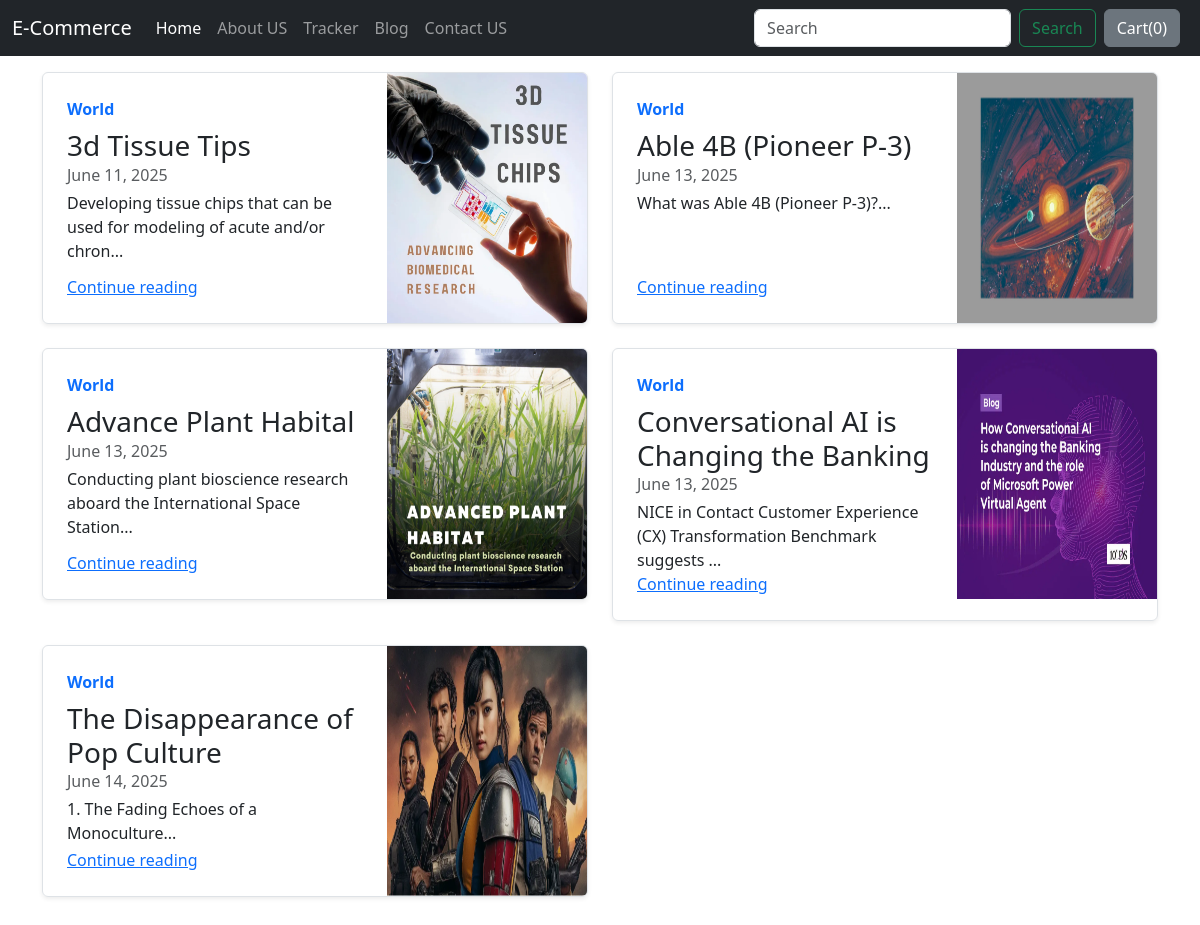
Screenshot of /blog/ with the database file from the repository.
### blog/models.py (models this page shows, shortened)
class Blogpost(models.Model):
    post_id = models.AutoField(primary_key=True)
    title = models.CharField(max_length=50)
    head0 =  models.CharField(max_length=500, default="")
    Content_head0 =  models.CharField(max_length=5000, default="")
    head1 =  models.CharField(max_length=500, default="")
    Content_head1 =  models.CharField(max_length=5000, default="")
    head2 =  models.CharField(max_length=500, default="")
    Content_head2 =  models.CharField(max_length=5000, default="")
    pub_date = models.DateField()
    thumbnail = models.ImageField(upload_to="shop/images", default="")

### blog/views.py (the view)
# urls.py: path('', views.index)
def index(request):
    blogpost = Blogpost.objects.all()
    if len(blogpost) > 0:
        return render(request, 'blog/index.html',{'blogs':blogpost})
    else:
        return render(request, 'blog/index.html')

### blog/templates/blog/index.html (shortened to what this page needs)
{% extends "blog/base.html" %}
{% block body %}
<div class="container mt-3">
  <div class="row my-2">
    {% for i in blogs %}
    <div class="col-md-6 post">
      <div class="row g-0 border rounded overflow-hidden flex-md-row mb-4 shadow-sm h-md-250 position-relative">
        <div class="col p-4 d-flex flex-column position-static">
          <strong class="d-inline-block mb-2 text-primary">World</strong>
          <h3 class="mb-0">{{i.title}}</h3>
          <div class="mb-1 text-muted">{{i.pub_date}}</div>
          <p class="card-text mb-auto">{{i.head0|slice:":75"}}...</p>
          <a href="/blog/blogpost/{{i.post_id}}" class="stretched-link">Continue reading</a>
        </div>
        <div class="col-auto d-none d-lg-block">
          <img src="/media/{{ i.thumbnail }}" width="200" height="250" alt="Thumbnail" />
        </div>
      </div>
    </div>
    {% endfor %}
  </div>
</div>
{% endblock  %}

### rows the page displays
Blogpost: title "3d Tissue Tips", pub_date "June 11, 2025", head0 "Developing tissue chips that can be used for modeling of acute and/or chron", thumbnail (picture)
Blogpost: title "Able 4B (Pioneer P-3)", pub_date "June 13, 2025", head0 "What was Able 4B (Pioneer P-3)?", thumbnail (picture)
Blogpost: title "Advance Plant Habital", pub_date "June 13, 2025", head0 "Conducting plant bioscience research aboard the International Space Station", thumbnail (picture)
Blogpost: title "Conversational AI is Changing the Banking", pub_date "June 13, 2025", head0 "NICE in Contact Customer Experience (CX) Transformation Benchmark suggests", thumbnail (picture)
Blogpost: title "The Disappearance of Pop Culture", pub_date "June 14, 2025", head0 "1. The Fading Echoes of a Monoculture", thumbnail (picture)
